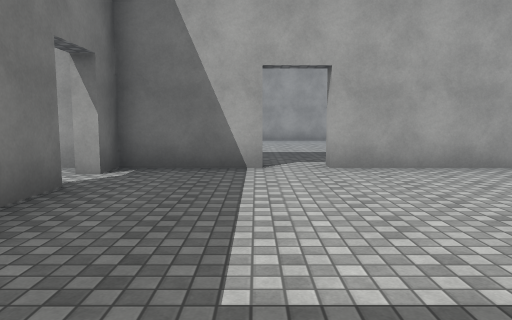
[1] (above)

24 first-person views from a walk through a scene from a Unity 3-D project. The camera is 1.4 m above the floor, tilts 6° down and sees 70° across. The floor is counted in squares, 2 m on a side. Each view is taken from the middle of a square. On the plan, view 1 faces up. The plan holds only what a view shows up to about 11 squares ahead; the rest is blank. The place goes on beyond the plan. The player character is not drawn. Door leaves are left out, so doorways stand open. Surface patterns are stand-ins for the level's own textures.

[2]
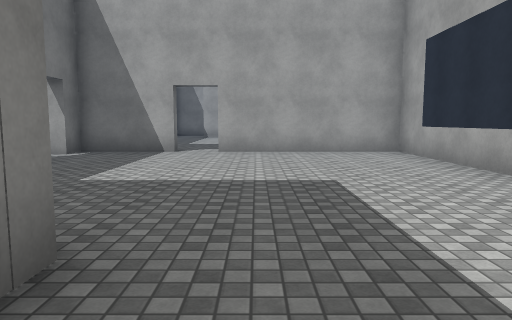

[3]
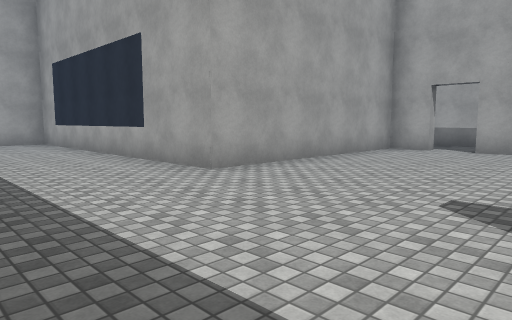

[4]
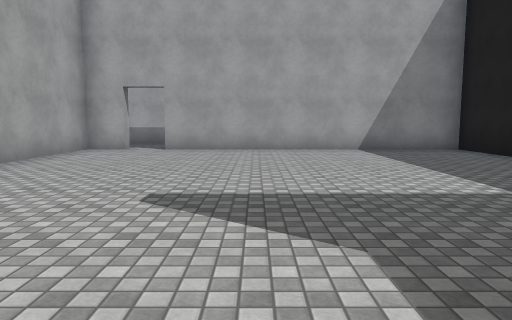

[5]
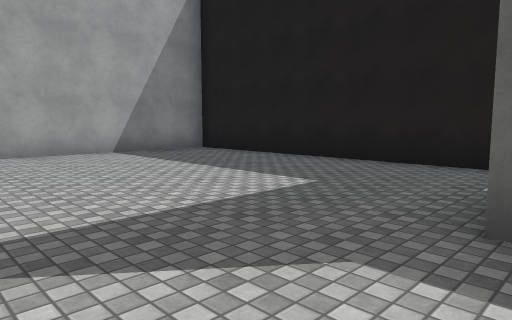

[6]
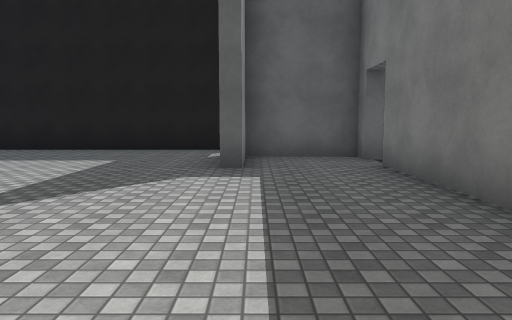

[7]
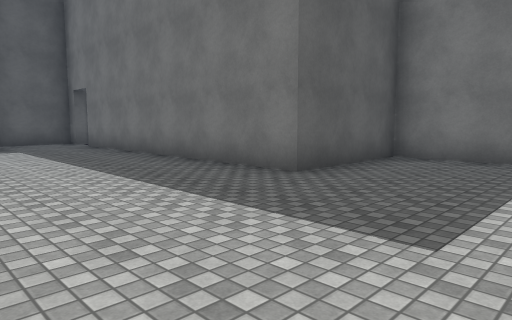

[8]
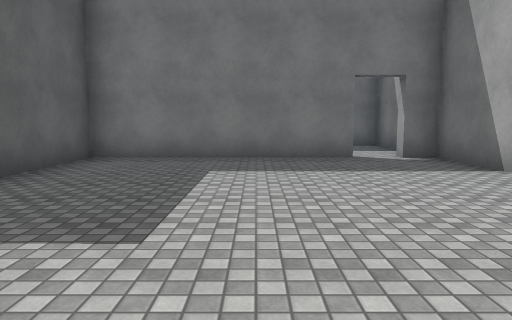

[9]
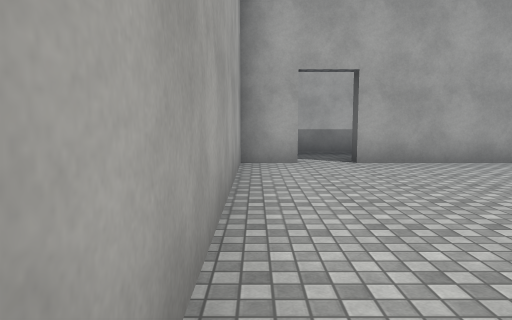

[10]
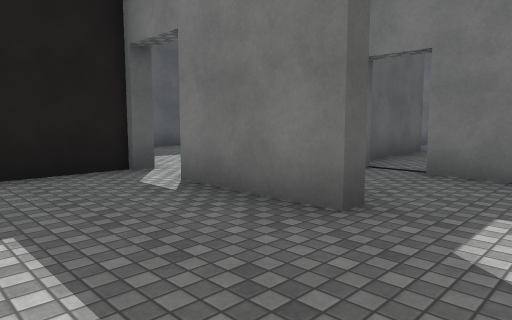

[11]
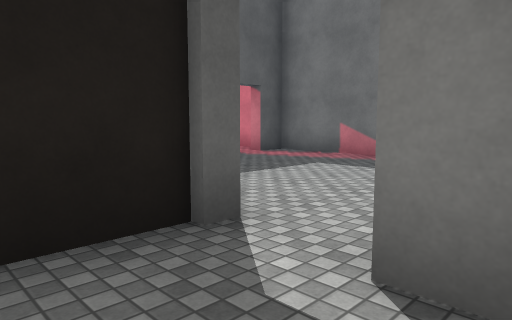

[12]
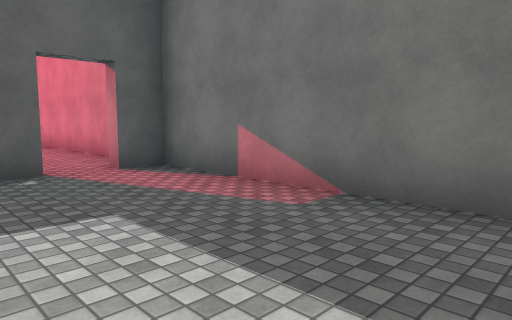

[13]
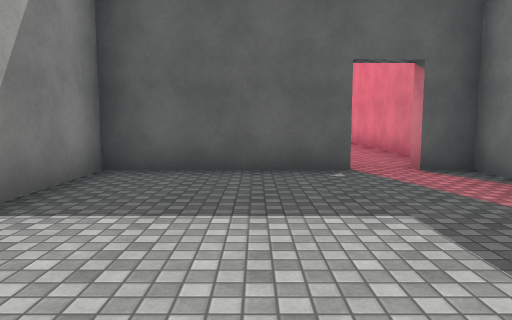

[14]
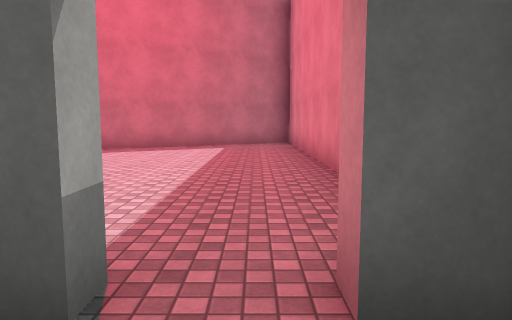

[15]
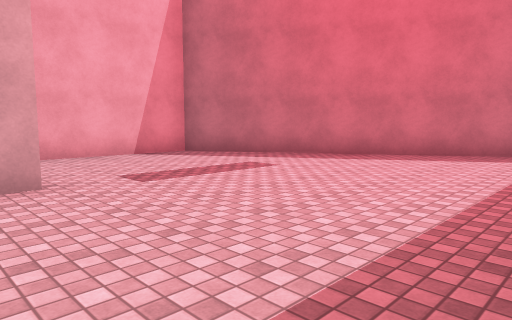

[16]
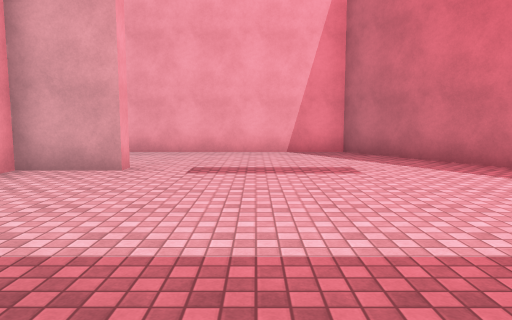

[17]
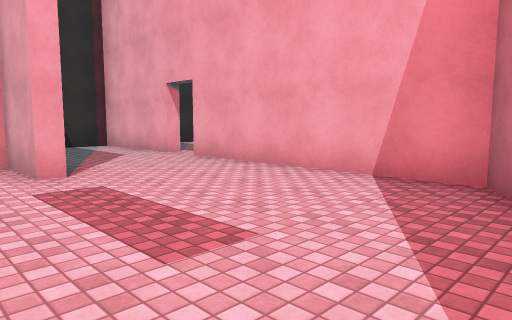

[18]
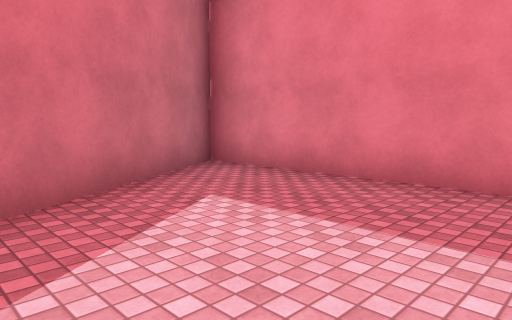

[19]
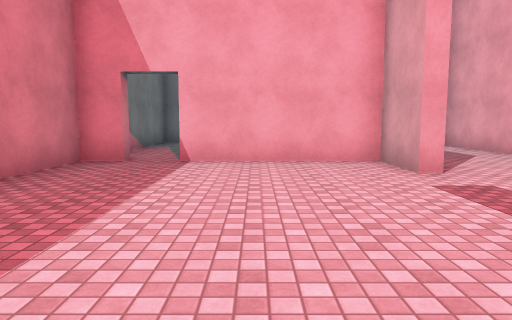

[20]
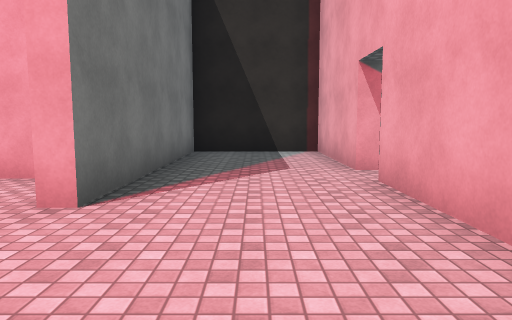

[21]
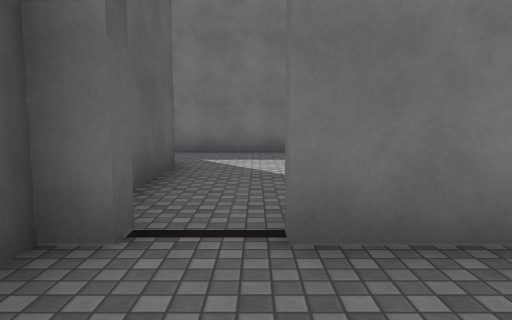

[22]
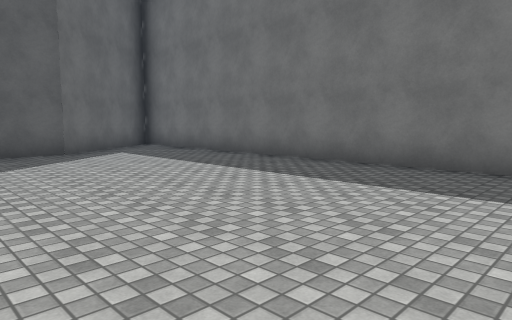

[23]
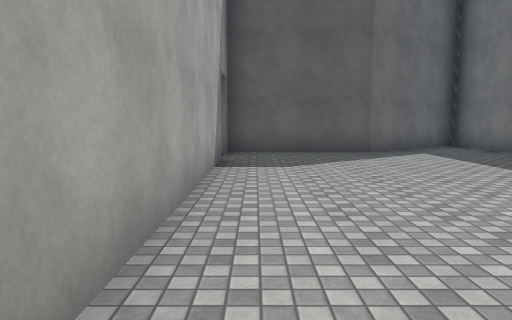

[24]
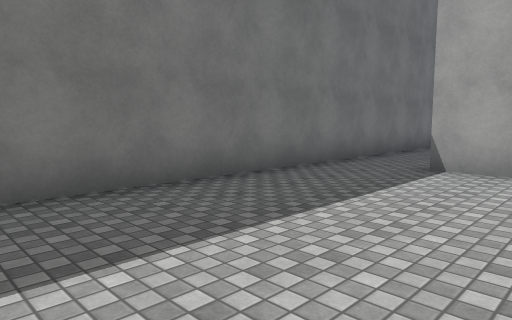

### Floor plan
Ten units are one square. View 1 is at (0, 0); x grows to the right and y downward. Boxes are objects, and circles mark ways between rooms. Rooms are numbered by the first view taken in them; rooms with no view inside come last. Other rooms are left out.
<svg viewBox="-62 -65 179 343">
<path fill="none" stroke="#000" d="M112 37 112 27 54 27 54 -55 11 -55M10 102 32 102 32 85 35 85 35 108M31 121 112 121 112 47M1 -55 -21 -55 -21 -49M-21 -40 -21 12 10 12 10 89M-21 115 -21 162 -14 162M-4 162 32 162 32 141M35 181 32 181 32 165 -4 165M-14 165 -21 165 -21 273 65 220 65 176M-29 15 -40 15M6 89 6 28M-26 -55 -57 -55 -57 125 -26 102 6 102M65 157 65 124 35 124 35 181M65 176 65 166"/>
<circle cx="40" cy="110" r="3" fill="#2a7"/>
<circle cx="-20" cy="-40" r="3" fill="#2a7"/>
<circle cx="5" cy="90" r="3" fill="#2a7"/>
<circle cx="-10" cy="160" r="3" fill="#2a7"/>
<circle cx="50" cy="170" r="3" fill="#2a7"/>
<circle cx="60" cy="170" r="3" fill="#2a7"/>
<text x="50" y="30">1</text>
<text x="10" y="130">2</text>
<text x="10" y="210">3</text>
<text x="-30" y="40">4</text>
<text x="50" y="150">5</text>
</svg>
Room 1 opens to room 2. Room 1 opens to room 4. Room 2 opens to room 3. Room 3 opens to room 5.

Where each view was taken, in squares from view 1:
view 1: 0 up, 0 right, facing up
view 2: 3 down, 2 right, facing up
view 3: 7 down, 2 right, facing up-right
view 4: 7 down, 2 right, facing right
view 5: 6 down, 3 right, facing down-right
view 6: 3 down, 3 right, facing down
view 7: 2 up, 5 right, facing down-left
view 8: 2 up, 5 right, facing left
view 9: 3 down, 5 right, facing right
view 10: 7 down, 6 right, facing down-left
view 11: 10 down, 5 right, facing down-left
view 12: 11 down, 1 right, facing down-left
view 13: 11 down, 1 right, facing down
view 14: 15 down, 1 left, facing down
view 15: 17 down, 1 left, facing down-right
view 16: 20 down, 2 left, facing right
view 17: 23 down, 2 right, facing up-right
view 18: 22 down, 2 right, facing down-left
view 19: 23 down, 1 right, facing up
view 20: 21 down, 5 right, facing up
view 21: 9 down, 3 right, facing left
view 22: 2 down, 0 right, facing down-left
view 23: 2 down, 0 right, facing down
view 24: 7 down, 2 left, facing up-left
